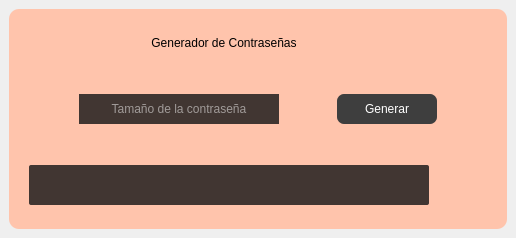
<?xml version="1.0" encoding="UTF-8"?>
<ui version="4.0">
 <class>MainWindow</class>
 <widget class="QMainWindow" name="MainWindow">
  <property name="geometry">
   <rect>
    <x>0</x>
    <y>0</y>
    <width>516</width>
    <height>238</height>
   </rect>
  </property>
  <property name="windowTitle">
   <string>MainWindow</string>
  </property>
  <widget class="QWidget" name="centralwidget">
   <layout class="QVBoxLayout" name="verticalLayout">
    <item>
     <widget class="QFrame" name="frame">
      <property name="styleSheet">
       <string notr="true">QFrame{
border-radius: 10px;
background-color: rgb(255, 196, 172);
}

</string>
      </property>
      <property name="frameShape">
       <enum>QFrame::StyledPanel</enum>
      </property>
      <property name="frameShadow">
       <enum>QFrame::Raised</enum>
      </property>
      <layout class="QVBoxLayout" name="verticalLayout_2">
       <item>
        <widget class="QFrame" name="frame_2">
         <property name="minimumSize">
          <size>
           <width>480</width>
           <height>50</height>
          </size>
         </property>
         <property name="maximumSize">
          <size>
           <width>480</width>
           <height>50</height>
          </size>
         </property>
         <property name="styleSheet">
          <string notr="true">QLabel{
font: 15pt &quot;Stencil&quot;;
color: black;
}

QPushButton{
border-radius: 15px;
color: white;
}</string>
         </property>
         <property name="frameShape">
          <enum>QFrame::StyledPanel</enum>
         </property>
         <property name="frameShadow">
          <enum>QFrame::Raised</enum>
         </property>
         <layout class="QHBoxLayout" name="horizontalLayout">
          <item>
           <widget class="QLabel" name="label">
            <property name="minimumSize">
             <size>
              <width>370</width>
              <height>30</height>
             </size>
            </property>
            <property name="maximumSize">
             <size>
              <width>370</width>
              <height>30</height>
             </size>
            </property>
            <property name="text">
             <string>Generador de Contraseñas</string>
            </property>
            <property name="alignment">
             <set>Qt::AlignCenter</set>
            </property>
           </widget>
          </item>
          <item>
           <widget class="QPushButton" name="close">
            <property name="minimumSize">
             <size>
              <width>50</width>
              <height>30</height>
             </size>
            </property>
            <property name="maximumSize">
             <size>
              <width>50</width>
              <height>30</height>
             </size>
            </property>
            <property name="cursor">
             <cursorShape>PointingHandCursor</cursorShape>
            </property>
            <property name="text">
             <string/>
            </property>
            <property name="icon">
             <iconset>
              <normaloff>icons/close.png</normaloff>icons/close.png</iconset>
            </property>
            <property name="iconSize">
             <size>
              <width>25</width>
              <height>25</height>
             </size>
            </property>
           </widget>
          </item>
         </layout>
        </widget>
       </item>
       <item>
        <widget class="QFrame" name="frame_3">
         <property name="minimumSize">
          <size>
           <width>480</width>
           <height>70</height>
          </size>
         </property>
         <property name="maximumSize">
          <size>
           <width>480</width>
           <height>70</height>
          </size>
         </property>
         <property name="styleSheet">
          <string notr="true">QPushButton{
background-color: rgb(62, 62, 62);
border-radius: 7px;
color: white;
}

QLineEdit{
background-color: rgb(65, 54, 50);
border: none;
color: white;
font: 10pt &quot;SansSerif&quot;;
}</string>
         </property>
         <property name="frameShape">
          <enum>QFrame::StyledPanel</enum>
         </property>
         <property name="frameShadow">
          <enum>QFrame::Raised</enum>
         </property>
         <layout class="QHBoxLayout" name="horizontalLayout_2">
          <item>
           <widget class="QLineEdit" name="maxDigi">
            <property name="minimumSize">
             <size>
              <width>200</width>
              <height>30</height>
             </size>
            </property>
            <property name="maximumSize">
             <size>
              <width>200</width>
              <height>30</height>
             </size>
            </property>
            <property name="alignment">
             <set>Qt::AlignCenter</set>
            </property>
            <property name="placeholderText">
             <string>Tamaño de la contraseña</string>
            </property>
           </widget>
          </item>
          <item>
           <widget class="QPushButton" name="generar">
            <property name="minimumSize">
             <size>
              <width>100</width>
              <height>30</height>
             </size>
            </property>
            <property name="maximumSize">
             <size>
              <width>100</width>
              <height>30</height>
             </size>
            </property>
            <property name="cursor">
             <cursorShape>PointingHandCursor</cursorShape>
            </property>
            <property name="text">
             <string>Generar</string>
            </property>
           </widget>
          </item>
         </layout>
        </widget>
       </item>
       <item>
        <widget class="QFrame" name="frame_4">
         <property name="minimumSize">
          <size>
           <width>480</width>
           <height>70</height>
          </size>
         </property>
         <property name="maximumSize">
          <size>
           <width>480</width>
           <height>70</height>
          </size>
         </property>
         <property name="styleSheet">
          <string notr="true">QTextBrowser{
background-color: rgb(65, 54, 50);
border-radius: 2px;
color: white;
}
QPushButton{

border-radius: 7px;
color: white;
}
</string>
         </property>
         <property name="frameShape">
          <enum>QFrame::StyledPanel</enum>
         </property>
         <property name="frameShadow">
          <enum>QFrame::Raised</enum>
         </property>
         <layout class="QHBoxLayout" name="horizontalLayout_3">
          <item>
           <widget class="QTextBrowser" name="password">
            <property name="minimumSize">
             <size>
              <width>400</width>
              <height>40</height>
             </size>
            </property>
            <property name="maximumSize">
             <size>
              <width>400</width>
              <height>40</height>
             </size>
            </property>
           </widget>
          </item>
          <item>
           <widget class="QPushButton" name="copy">
            <property name="minimumSize">
             <size>
              <width>50</width>
              <height>30</height>
             </size>
            </property>
            <property name="maximumSize">
             <size>
              <width>50</width>
              <height>30</height>
             </size>
            </property>
            <property name="cursor">
             <cursorShape>PointingHandCursor</cursorShape>
            </property>
            <property name="text">
             <string/>
            </property>
            <property name="icon">
             <iconset>
              <normaloff>icons/copy.png</normaloff>icons/copy.png</iconset>
            </property>
            <property name="iconSize">
             <size>
              <width>25</width>
              <height>25</height>
             </size>
            </property>
           </widget>
          </item>
         </layout>
        </widget>
       </item>
      </layout>
     </widget>
    </item>
   </layout>
  </widget>
 </widget>
 <resources/>
 <connections/>
</ui>
